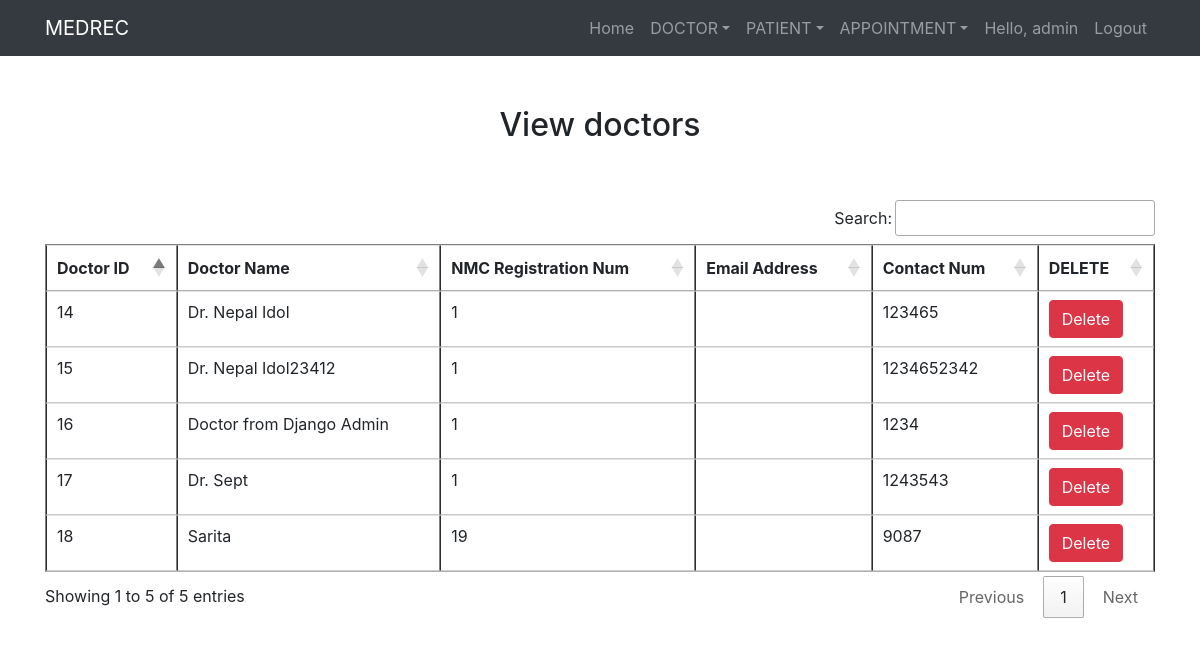
Before: /view_doctor/ (signed in) with the older database file.
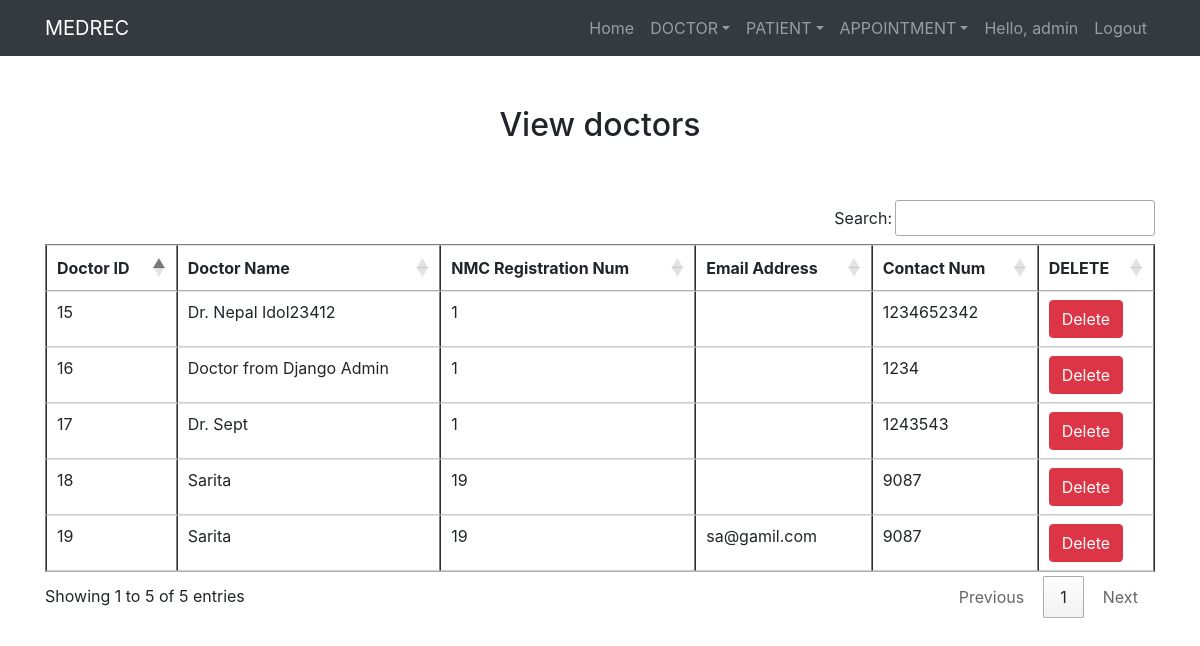
After: the same page with the newer database file.
### mainapp/models.py (models this page shows, shortened)
class Doctor(models.Model):
    doctor_name = models.CharField(max_length=25)
    doctor_regnum = models.IntegerField( blank=True, default='')
    doctor_email = models.EmailField(default='')
    doctor_contact = models.IntegerField()

### mainapp/views.py (the view)
# urls.py: path('view_doctor/', View_Doctor, name='view_doctor'),
def View_Doctor(request):
    if not request.user.is_authenticated:
        return redirect('login')
    doc = Doctor.objects.all()
    d = {'doc': doc}
    return render(request, 'view_doctor.html', d)

### mainapp/templates/view_doctor.html (shortened to what this page needs)
<!DOCTYPE html>
<html lang="en">
<head>
            <link rel="stylesheet" href="https://cdn.datatables.net/1.10.21/css/jquery.dataTables.min.css">
            <link rel="stylesheet" href="https://cdn.datatables.net/buttons/1.6.2/css/buttons.dataTables.min.css">
</head>
{% extends 'navigationbar.html' %}
{% load static %}
{% block body %}
<div class="container" style="margin-top:50px">
    <h2 class="text-center">View doctors</h2>
    <br>
    <br>
    <table class="table table-hover" id="example" border="1">
        <thead>
            <tr>
                <th>Doctor ID</th>
                <th>Doctor Name</th>
                <th>NMC Registration Num</th>
                <th>Email Address</th>
                <th>Contact Num</th>
                <th> DELETE</th>
            </tr>
        </thead>
        <tbody>
            {% for i in doc %}
            <tr>
                <td>{{i.id}}</td>
                <td>{{i.doctor_name}}</td>
                <td>{{i.doctor_regnum}}</td>
                <td>{{i.doctor_email}}</td>
                <td>{{i.doctor_contact}}</td>
                <td> <a href="{% url 'delete_doctor' i.id %}" onclick="return confirm('Are you sure to DELETE?')" class="btn btn-danger">Delete</a></td>
            </tr>
            {% endfor %}
        </tbody>
    </table>
</div>
{% endblock %}

Changed rows visible on the page:
removed Doctor: id "14", doctor_name "Dr. Nepal Idol", doctor_regnum "1", doctor_contact "123465"
added Doctor: id "19", doctor_name "Sarita", doctor_regnum "19", doctor_email "sa@gamil.com", doctor_contact "9087"
